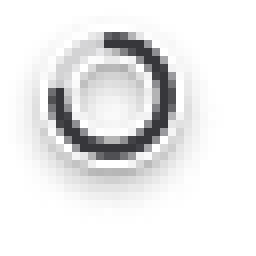
#> input picture risorse/puntatore/attesa-00.png, 32 x 32 px, given in place of normale.png, which was not available (shown 8 times larger)
$ python puntatore.py ../risorse/puntatore/attesa-00.png
#> lines starting #> are read from the running program, lines starting #| are printed output that depends on the picture
# puntatore.py: PREPARA LE IMMAGINI DEL PUNTATORE per xcursorgen (lo usa costruisci.sh, negli
# attrezzi: Python con Pillow).
#   python3 strumenti/puntatore.py <cartella>
# Le immagini disegnate in Figma (risorse/puntatore/, 32x32 con l'ombra) si rimpiccioliscono
# perche' il disegno (la parte piena, senza l'ombra) sia alto ALTEZZA pixel, uguale per tutti i
# puntatori (la persona, 24/11/2026: "il cursore normale ridotto ancora un paio di px e tutti gli
# altri allineati"; il normale era alto 19). Il punto caldo si rimpicciolisce con l'immagine.
# Scrive in <cartella> le immagini e, per ogni puntatore, la descrizione per xcursorgen (misura
# nominale, punto caldo, immagine, e per l'attesa i millesimi di ogni fotogramma).
import sys
from pathlib import Path
from PIL import Image

ALTEZZA = 17
NOMINALE = 24  # la misura che chiedono il compositore e le app
ORIGINE = Path("risorse/puntatore")

# nome standard Xcursor: immagini, punto caldo x e y nel disegno a 32 (dal vecchio
# disegni/Puntatore/descrizione.md), millesimi per fotogramma (0: fermo)
PUNTATORI = {
    "default": (["normale"], 6, 3, 0),
    "text": (["testo"], 14, 12, 0),
    "pointer": (["collegamento"], 11, 4, 0),
    "not-allowed": (["divieto"], 6, 3, 0),
    "wait": ([f"attesa-{i:02d}" for i in range(12)], 14, 12, 83),
}


def alto(im):
    """L'altezza della parte piena (senza l'ombra, che e' semitrasparente)."""
    scatola = im.getchannel("A").point(lambda v: 255 if v > 200 else 0).getbbox()
    return scatola[3] - scatola[1]


uscita = Path(sys.argv[1])
uscita.mkdir(parents=True, exist_ok=True)
for nome, (immagini, x, y, ms) in PUNTATORI.items():
    prima = Image.open(ORIGINE / f"{immagini[0]}.png").convert("RGBA")
#> prima is the input picture: PIL image 32x32 RGBA; mean R, G, B, A 50.5, 50.5, 50.9, 57.9
    scala = ALTEZZA / alto(prima)  # dalla prima immagine: i fotogrammi restano uguali fra loro
#> in alto, `scatola = im.getchannel("A").point(lambda v: 255 if v > 200 else 0).ge..`: scatola = (5, 3, 23, 21)
#> scala = 0.944
    righe = []
    for n in immagini:
        im = Image.open(ORIGINE / f"{n}.png").convert("RGBA")
        lato = round(im.width * scala)
#> lato = 30
        im.resize((lato, lato), Image.LANCZOS).save(uscita / f"{n}.png")
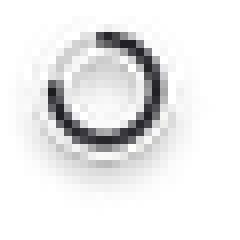
#> saved as normale.png: PIL image 30x30 RGBA (shown 8 times larger); mean R, G, B, A 60.6, 60.6, 60.9, 57.3; transparent parts drawn white
        riga = f"{NOMINALE} {round(x * scala)} {round(y * scala)} {uscita / n}.png"
        righe.append(riga + (f" {ms}" if ms else ""))
    (uscita / nome).write_text("\n".join(righe) + "\n")
#> pass 2 of the loop `for nome, (immagini, x, y, ms) in PUNTATORI.items():`:
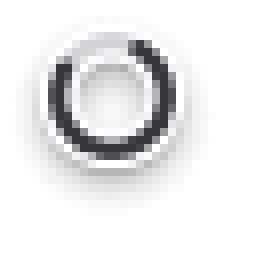
#> input picture risorse/puntatore/attesa-01.png, 32 x 32 px, given in place of testo.png, which was not available (shown 8 times larger)
#> prima is the input picture: PIL image 32x32 RGBA; mean R, G, B, A 53.6, 53.6, 54, 57.9
#> `im.resize((lato, lato), Image.LANCZOS).save(uscita / f"{n}.png")`:
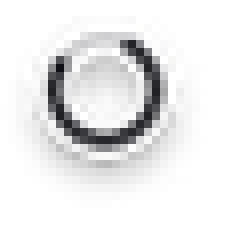
#> saved as testo.png: PIL image 30x30 RGBA (shown 8 times larger); mean R, G, B, A 62.2, 62.2, 62.6, 57.3; transparent parts drawn white
#> (the run stopped early here; a loop or call above may not have finished)
